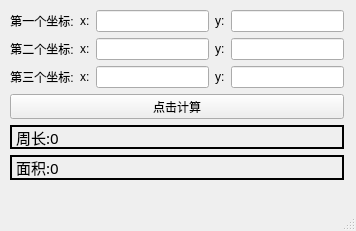
<?xml version="1.0" encoding="UTF-8"?>
<ui version="4.0">
 <class>zc</class>
 <widget class="QMainWindow" name="zc">
  <property name="geometry">
   <rect>
    <x>0</x>
    <y>0</y>
    <width>356</width>
    <height>231</height>
   </rect>
  </property>
  <property name="windowTitle">
   <string>zc</string>
  </property>
  <widget class="QWidget" name="centralwidget">
   <widget class="QWidget" name="layoutWidget">
    <property name="geometry">
     <rect>
      <x>10</x>
      <y>10</y>
      <width>334</width>
      <height>170</height>
     </rect>
    </property>
    <layout class="QGridLayout" name="gridLayout_4">
     <item row="1" column="2">
      <layout class="QGridLayout" name="gridLayout">
       <item row="0" column="2">
        <widget class="QLineEdit" name="line2"/>
       </item>
       <item row="0" column="0">
        <widget class="QLineEdit" name="line1"/>
       </item>
       <item row="0" column="1">
        <widget class="QLabel" name="label_11">
         <property name="text">
          <string>y:</string>
         </property>
        </widget>
       </item>
      </layout>
     </item>
     <item row="3" column="0">
      <widget class="QLabel" name="label_3">
       <property name="text">
        <string>第三个坐标:</string>
       </property>
       <property name="alignment">
        <set>Qt::AlignCenter</set>
       </property>
      </widget>
     </item>
     <item row="2" column="0">
      <widget class="QLabel" name="label_2">
       <property name="text">
        <string>第二个坐标:</string>
       </property>
       <property name="alignment">
        <set>Qt::AlignCenter</set>
       </property>
      </widget>
     </item>
     <item row="1" column="0">
      <widget class="QLabel" name="label">
       <property name="text">
        <string>第一个坐标:</string>
       </property>
       <property name="alignment">
        <set>Qt::AlignCenter</set>
       </property>
      </widget>
     </item>
     <item row="2" column="2">
      <layout class="QGridLayout" name="gridLayout_2">
       <item row="0" column="2">
        <widget class="QLineEdit" name="line4"/>
       </item>
       <item row="0" column="0">
        <widget class="QLineEdit" name="line3"/>
       </item>
       <item row="0" column="1">
        <widget class="QLabel" name="label_10">
         <property name="text">
          <string>y:</string>
         </property>
        </widget>
       </item>
      </layout>
     </item>
     <item row="3" column="2">
      <layout class="QGridLayout" name="gridLayout_3">
       <item row="0" column="0">
        <widget class="QLineEdit" name="line5"/>
       </item>
       <item row="0" column="2">
        <widget class="QLineEdit" name="line6"/>
       </item>
       <item row="0" column="1">
        <widget class="QLabel" name="label_6">
         <property name="text">
          <string>y:</string>
         </property>
        </widget>
       </item>
      </layout>
     </item>
     <item row="2" column="1">
      <widget class="QLabel" name="label_7">
       <property name="text">
        <string>x:</string>
       </property>
      </widget>
     </item>
     <item row="3" column="1">
      <widget class="QLabel" name="label_5">
       <property name="text">
        <string>x:</string>
       </property>
       <property name="alignment">
        <set>Qt::AlignLeading|Qt::AlignLeft|Qt::AlignVCenter</set>
       </property>
      </widget>
     </item>
     <item row="1" column="1">
      <widget class="QLabel" name="label_4">
       <property name="text">
        <string>x:</string>
       </property>
      </widget>
     </item>
     <item row="4" column="0" colspan="3">
      <widget class="QPushButton" name="pushb1">
       <property name="text">
        <string>点击计算</string>
       </property>
      </widget>
     </item>
     <item row="5" column="0" colspan="3">
      <widget class="QLabel" name="labela">
       <property name="font">
        <font>
         <family>Microsoft YaHei</family>
         <pointsize>11</pointsize>
        </font>
       </property>
       <property name="frameShape">
        <enum>QFrame::WinPanel</enum>
       </property>
       <property name="text">
        <string>周长:0</string>
       </property>
       <property name="alignment">
        <set>Qt::AlignLeading|Qt::AlignLeft|Qt::AlignVCenter</set>
       </property>
      </widget>
     </item>
     <item row="6" column="0" colspan="3">
      <widget class="QLabel" name="labelb">
       <property name="font">
        <font>
         <family>Microsoft YaHei</family>
         <pointsize>11</pointsize>
        </font>
       </property>
       <property name="frameShape">
        <enum>QFrame::WinPanel</enum>
       </property>
       <property name="text">
        <string>面积:0</string>
       </property>
       <property name="alignment">
        <set>Qt::AlignLeading|Qt::AlignLeft|Qt::AlignVCenter</set>
       </property>
      </widget>
     </item>
    </layout>
   </widget>
  </widget>
  <widget class="QMenuBar" name="menubar">
   <property name="geometry">
    <rect>
     <x>0</x>
     <y>0</y>
     <width>356</width>
     <height>22</height>
    </rect>
   </property>
  </widget>
  <widget class="QStatusBar" name="statusbar"/>
 </widget>
 <resources/>
 <connections/>
</ui>
